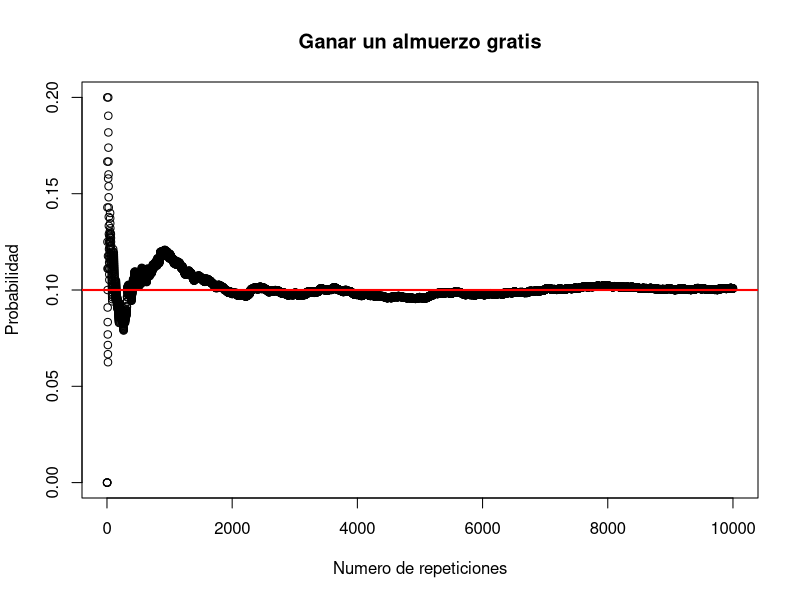
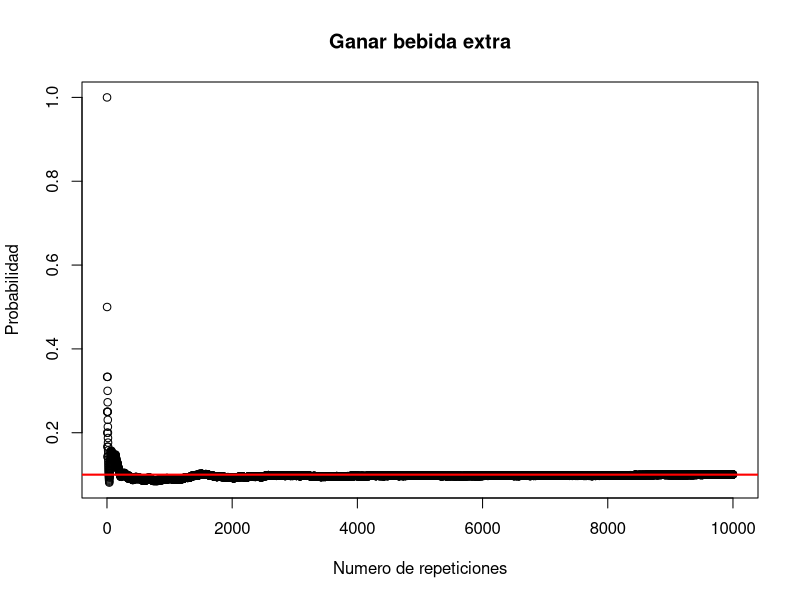
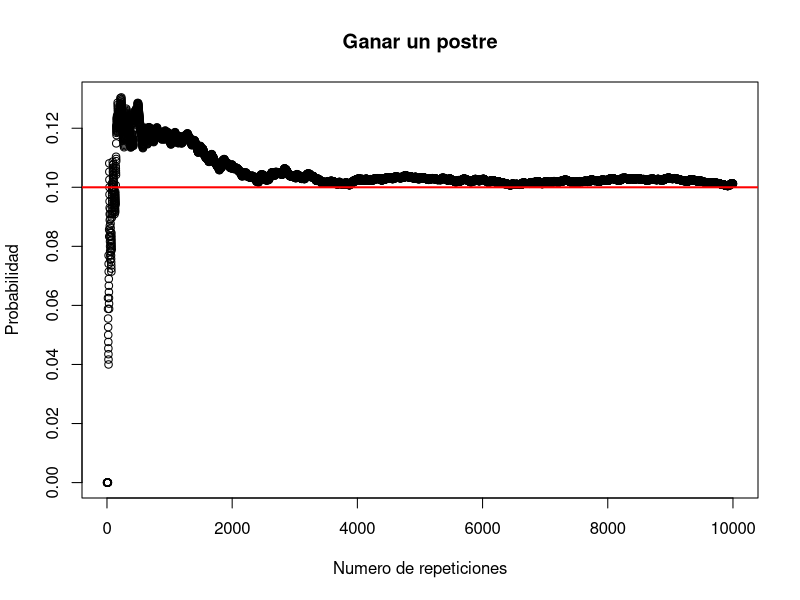
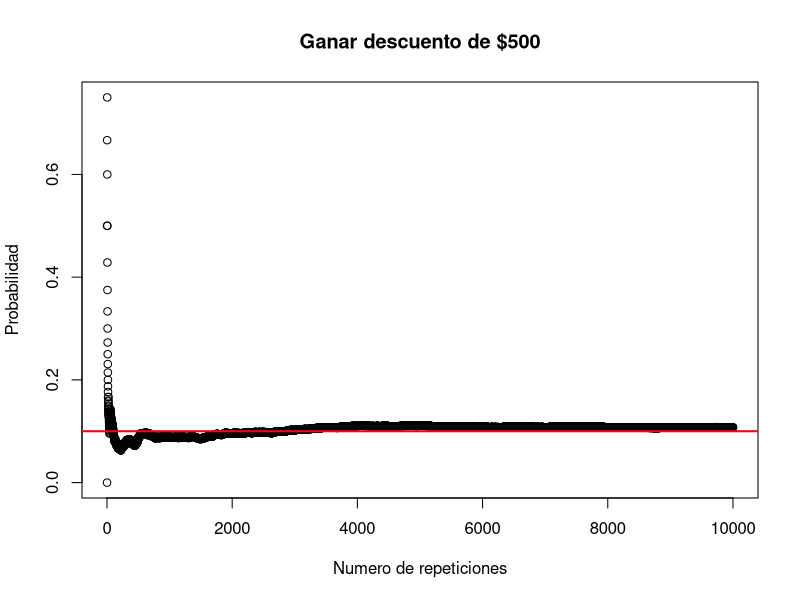
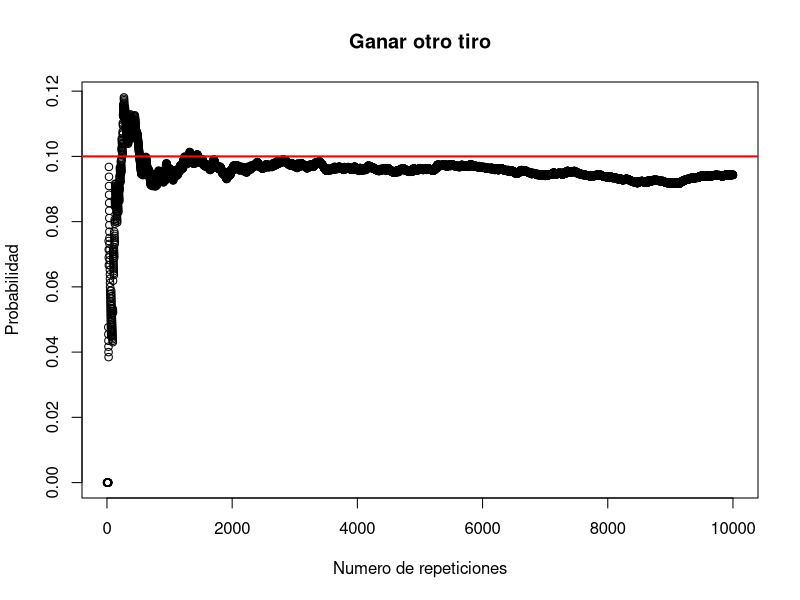

Recreate these plots in R, in order.
repeats <- 10000

DardosDistancia <-runif(repeats,1,11)
probs <- c(0,0,0,0,0,0,0,0,0,0)
probs2 <- c(0,0,0,0,0,0,0,0,0,0)
p10 <- c()
p9 <- c()
p8 <- c()
p7 <- c()
p6 <- c()

for(i in 1:repeats){
  anillo <- floor(DardosDistancia[i])
  probs[anillo] <- probs[anillo]+1 
  
    p10 <- c(p10,probs[10]/i)
    p9 <- c(p9,probs[9]/i)
    p8 <- c(p8,probs[8]/i)
    p7 <- c(p7,probs[7]/i)
    p6 <- c(p6,probs[6]/i)
}

for(i in 1:10){
  probs2[i] <- probs[i]/repeats
  print( sprintf("Anillo %s - Probabilidad %s Diff %s", i, probs2[i], abs(probs2[i]-(1/10)) ))
}

plot(1:repeats,p10,
     xlab = "Numero de repeticiones",
     ylab = "Probabilidad",
     main = "Ganar un almuerzo gratis")
abline(h=1/10,col='red',lwd=2)

plot(1:repeats,p9,
     xlab = "Numero de repeticiones",
     ylab = "Probabilidad",
     main = "Ganar bebida extra")
abline(h=1/10,col='red',lwd=2)

plot(1:repeats,p8,
     xlab = "Numero de repeticiones",
     ylab = "Probabilidad",
     main = "Ganar un postre")
abline(h=1/10,col='red',lwd=2)

plot(1:repeats,p7,
     xlab = "Numero de repeticiones",
     ylab = "Probabilidad",
     main = "Ganar descuento de $500")
abline(h=1/10,col='red',lwd=2)

plot(1:repeats,p6,
     xlab = "Numero de repeticiones",
     ylab = "Probabilidad",
     main = "Ganar otro tiro")
abline(h=1/10,col='red',lwd=2)


